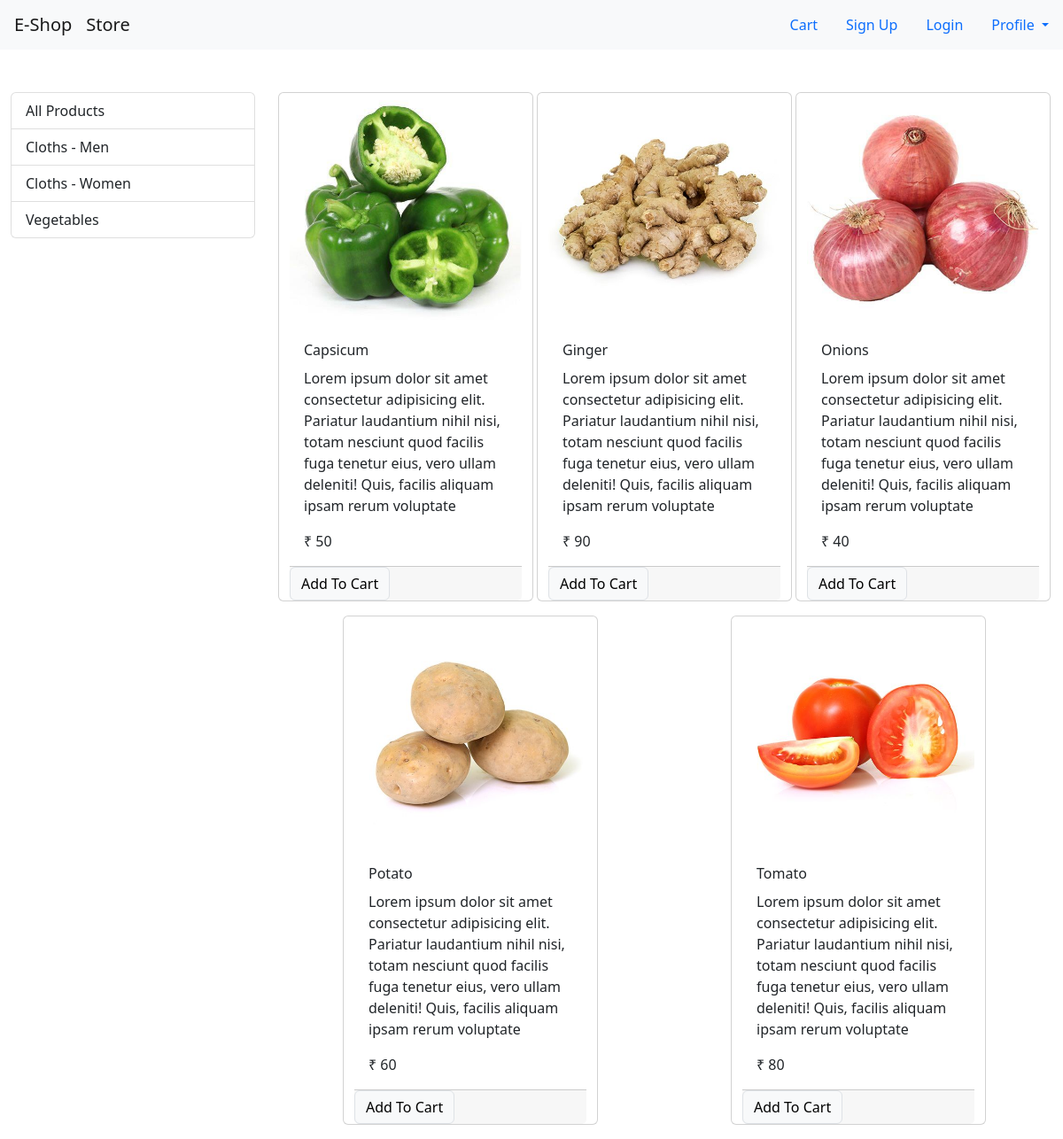
Screenshot of /?category=3 with the database file from the repository.
### store/models/category.py (models this page shows, shortened)
class Category(models.Model):
    name = models.CharField(max_length=20)
    @staticmethod
    def get_all_categories():
        return Category.objects.all()

### store/models/product.py (models this page shows, shortened)
class Product(models.Model):
    name = models.CharField(max_length=50)
    price = models.IntegerField(default=0)
    category = models.ForeignKey(Category, on_delete=models.CASCADE, default=1)
    description = models.CharField(max_length=200, default='', null=True, blank=True)
    image = models.ImageField(upload_to='uploads/products/')
    @staticmethod
    def get_all_products_by_categoryId(category_id):
        if category_id:
            return Product.objects.filter(category=category_id)
        else:
            return Product.get_all_products()

### store/views/home.py (the view, shortened to what this page needs)
# urls.py: path('', Index.as_view(), name='homepage'),
class Index(View):
    def get(self, request):
        cart = request.session.get('cart')
        if not cart:
            request.session['cart'] = {}
        products = None
        categories = Category.get_all_categories()
        categoryId = request.GET.get('category')
        if categoryId:
            products = Product.get_all_products_by_categoryId(categoryId)
        else:
            products = Product.get_all_produdcts()
        data = {}
        data['products'] = products
        data['categories'] = categories
        return render(request, 'index.html', data)

### store/templatetags/cart.py (called while the page is built)
@register.filter(name='is_in_cart')
def is_in_cart(product, cart):
    keys = cart.keys()
    for id in keys:
        if int(id) == product.id:
            return True
    return False

### store/templates/index.html (shortened to what this page needs)
{% extends 'base.html' %}
{% block content %}
{% load cart %}
<div class="container-fluid mt-5">
    <div class="row">
        <div class="col-lg-3 mx-auto">
            <div class="list-group">
                <a href="/" class="list-group-item list-group-item-action">
                    All Products
                </a>
                {% for category in categories %}
                <a href="/?category={{category.id}}" class="list-group-item list-group-item-action">
                    {{category.name}}
                </a>
                {% endfor %}
            </div>
        </div>
        <div id='products' class="col-lg-9 mx-auto">
            <div class="row mx-auto">
                {% for product in products %}
                <div class="card mx-auto mb-3" id={{product.id}} style="width: 18rem;">
                    <img src="{{product.image.url}}" class="card-img-top" alt="...">
                    <div class="card-body">
                        <p class="card-title">{{product.name}}</p>
                        <p class="card-text">{{product.description}}</p>
                        <p class="card-text font-weight-bold">₹&nbsp;{{product.price}}</p>
                    </div>
                    <div class="card-footer p-0  no-gutters">
                        {% if product|is_in_cart:request.session.cart %}
                        <div class=" row no-gutters" >
                            <form action="/#{{product.id}}" class="col-2 " method="post">
								{% csrf_token %}
								<input hidden type="text" name='product' value='{{product.id}}'>
								<input hidden type="text" name='remove' value='True'>
								<input type="submit" value=" - " class="btn btn-block btn-secondary">
							</form>
                            <div class="text-center col mt-1">{{product|cart_quantity:request.session.cart}} in cart</div>
                            <form action="/#{{product.id}}" method="POST" class="col-2">
                                {% csrf_token %}
                                <input hidden type="text" name="product" value="{{product.id}}">
                                <input type="submit" value=" + " class="btn btn-block btn-secondary">
                            </form>
                        </div>
                        {% else %}
                        <form action="/#{{product.id}}" method="POST" class="flex-grow-1" >
                            <input type="submit" class="float-right btn btn-light border btun-sm"
                                value="Add To Cart">
                        </form>
                        {% endif %}
                    </div>
                </div>
                {% endfor %}
            </div>
        </div>
    </div>
</div>
{% endblock %}

### rows the page displays
Category: name "Cloths - Men"
Category: name "Cloths - Women"
Category: name "Vegetables"
Product: image (picture), name "Capsicum", description "Lorem ipsum dolor sit amet consectetur adipisicing elit. Pariatur laudantium nihil nisi, totam nesciunt quod facilis fuga tenetur eius, vero ullam deleniti! Quis, facilis aliquam ipsam rerum voluptate", price "50"
Product: image (picture), name "Ginger", description "Lorem ipsum dolor sit amet consectetur adipisicing elit. Pariatur laudantium nihil nisi, totam nesciunt quod facilis fuga tenetur eius, vero ullam deleniti! Quis, facilis aliquam ipsam rerum voluptate", price "90"
Product: image (picture), name "Onions", description "Lorem ipsum dolor sit amet consectetur adipisicing elit. Pariatur laudantium nihil nisi, totam nesciunt quod facilis fuga tenetur eius, vero ullam deleniti! Quis, facilis aliquam ipsam rerum voluptate", price "40"
Product: {{ product.id }} 18 (drawn), image (picture), name "Potato", description "Lorem ipsum dolor sit amet consectetur adipisicing elit. Pariatur laudantium nihil nisi, totam nesciunt quod facilis fuga tenetur eius, vero ullam deleniti! Quis, facilis aliquam ipsam rerum voluptate", price "60"
Product: image (picture), name "Tomato", description "Lorem ipsum dolor sit amet consectetur adipisicing elit. Pariatur laudantium nihil nisi, totam nesciunt quod facilis fuga tenetur eius, vero ullam deleniti! Quis, facilis aliquam ipsam rerum voluptate", price "80"
